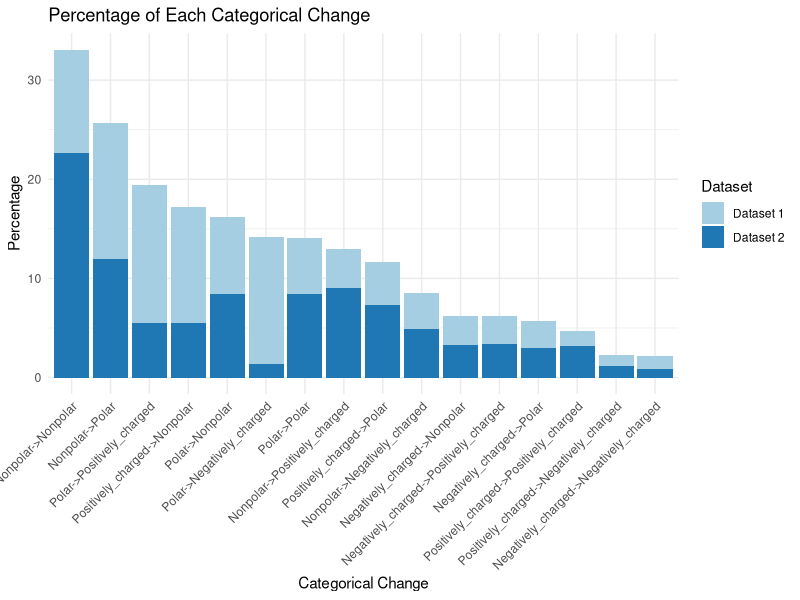

Recreate this plot in R.
# Load necessary libraries
library(ggplot2)
library(dplyr)
library(tidyr)

# Define the data
dataset1 <- "
Nonpolar->Nonpolar 349
Nonpolar->Polar 459
Nonpolar->Negatively_charged 123
Nonpolar->Positively_charged 133
Polar->Nonpolar 261
Polar->Polar 189
Polar->Negatively_charged 432
Polar->Positively_charged 467
Negatively_charged->Nonpolar 101
Negatively_charged->Polar 92
Negatively_charged->Negatively_charged 42
Negatively_charged->Positively_charged 93
Positively_charged->Nonpolar 394
Positively_charged->Polar 143
Positively_charged->Negatively_charged 35
Positively_charged->Positively_charged 49
"

dataset2 <- "
Nonpolar->Nonpolar 7427
Nonpolar->Polar 3926
Nonpolar->Negatively_charged 1607
Nonpolar->Positively_charged 2944
Polar->Nonpolar 2765
Polar->Polar 2750
Polar->Negatively_charged 433
Polar->Positively_charged 1796
Negatively_charged->Nonpolar 1058
Negatively_charged->Polar 977
Negatively_charged->Negatively_charged 289
Negatively_charged->Positively_charged 1115
Positively_charged->Nonpolar 1791
Positively_charged->Polar 2405
Positively_charged->Negatively_charged 394
Positively_charged->Positively_charged 1046
"

# Convert the datasets into data frames
process_data <- function(data, label) {
  df <- read.table(text = data, header = FALSE, sep = " ")
  colnames(df) <- c("Category", "Count")
  df$Dataset <- label
  return(df)
}

df1 <- process_data(dataset1, "Dataset 1")
df2 <- process_data(dataset2, "Dataset 2")

# Combine the datasets
combined_df <- bind_rows(df1, df2)

# Calculate the percentages
combined_df <- combined_df %>%
  group_by(Dataset) %>%
  mutate(Percentage = Count / sum(Count) * 100)

# Calculate the total percentage for ordering
total_percentage_df <- combined_df %>%
  group_by(Category) %>%
  summarise(TotalPercentage = sum(Percentage))

# Merge total percentages back to the combined data
combined_df <- combined_df %>%
  left_join(total_percentage_df, by = "Category")

# Order the data by total percentage in descending order
combined_df <- combined_df %>%
  mutate(Category = factor(Category, levels = total_percentage_df$Category[order(-total_percentage_df$TotalPercentage)]))

# Create the stacked bar plot
ggplot(combined_df, aes(x = Category, y = Percentage, fill = Dataset)) +
  geom_bar(stat = "identity", position = "stack") +
  labs(title = "Percentage of Each Categorical Change", y = "Percentage", x = "Categorical Change") +
  theme_minimal() +
  theme(axis.text.x = element_text(angle = 45, hjust = 1)) +
  scale_fill_brewer(palette = "Paired")
